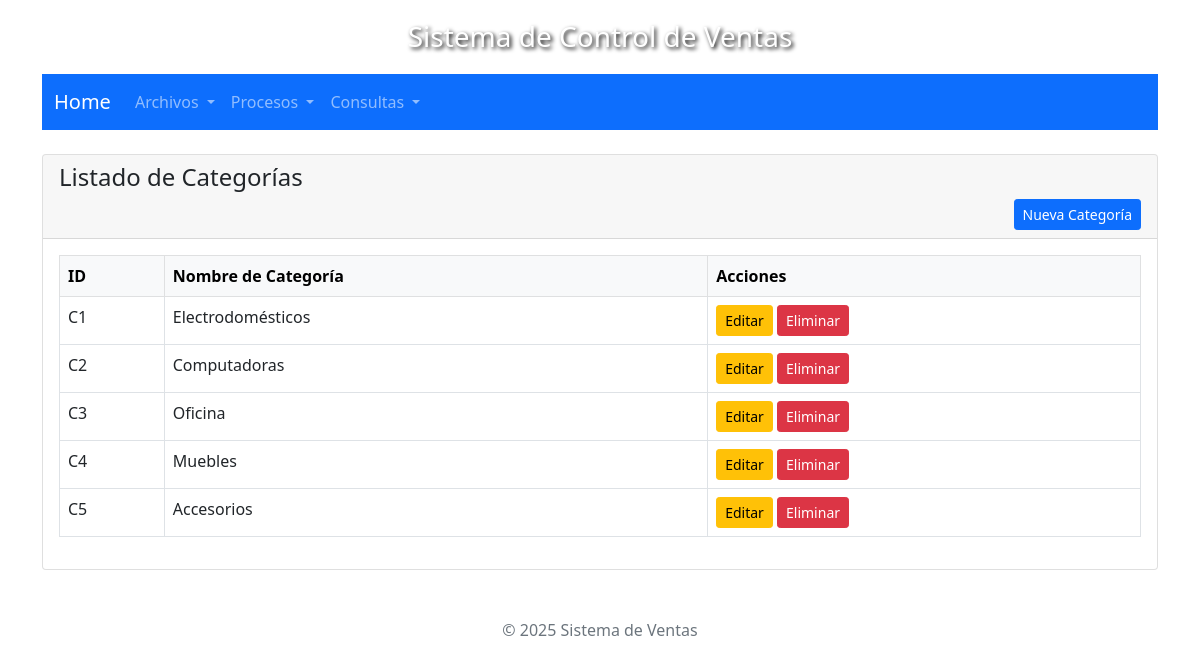
The app's page /sisventas/vista/categorias/listado.php with its own data.
### tables this page shows
CREATE TABLE `categorias` (
  `idcategoria` char(2) NOT NULL,
  `nomcategoria` varchar(128) DEFAULT NULL
);

### sisventas/modelo/Categoria.php (called while the page is built, shortened)
<?php
require_once $_SERVER['DOCUMENT_ROOT'] . "/sisventas/includes/db.php";
class Categoria {
    private $pdo;
    public function __construct() {
        $conexion = new DBConection();
        $this->pdo = $conexion->conectar();
    }
    public function listar() {
        $stmt = $this->pdo->prepare("SELECT * FROM categorias");
        $stmt->execute();
        return $stmt->fetchAll(PDO::FETCH_ASSOC);
    }
}

### sisventas/includes/db.php (called while the page is built, shortened)
<?php
class DBConection {
    public function conectar() {
        try {
            $this->pdo = new PDO("mysql:host=" . DB_HOST . ";dbname=" . DB_NAME, DB_USER, DB_PASS);
            $this->pdo->setAttribute(PDO::ATTR_ERRMODE, PDO::ERRMODE_EXCEPTION);
            $this->pdo->exec("SET NAMES utf8");
            return $this->pdo;
        } catch (PDOException $e) {
            die("Error de conexión: " . $e->getMessage());
        }
    }
}
?>

### sisventas/controlador/CategoriaControlador.php (called while the page is built, shortened)
<?php
require_once $_SERVER['DOCUMENT_ROOT'] . "/sisventas/modelo/Categoria.php";
class CategoriaControlador {
    private $modelo;
    public function __construct() {
        $this->modelo = new Categoria();
    }
    public function listarCategorias() {
        return $this->modelo->listar();
    }
}

### sisventas/vista/categorias/listado.php (the view, shortened to what this page needs)
<?php
require_once $_SERVER['DOCUMENT_ROOT'] . "/sisventas/vista/layout/header.php";
require_once $_SERVER['DOCUMENT_ROOT'] . "/sisventas/vista/layout/navbar.php";
require_once $_SERVER['DOCUMENT_ROOT'] . "/sisventas/controlador/CategoriaControlador.php";
$controlador = new CategoriaControlador();
$categorias = $controlador->listarCategorias();
?>
<div class="card">
    <div class="card-header">
        <h4>Listado de Categorías</h4>
        <a href="registrar.php" class="btn btn-primary btn-sm float-end">Nueva Categoría</a>
    </div>
    <div class="card-body">
        <table class="table table-bordered table-hover">
            <thead class="table-light">
                <tr>
                    <th>ID</th>
                    <th>Nombre de Categoría</th>
                    <th>Acciones</th>
                </tr>
            </thead>
            <tbody>
                <?php foreach ($categorias as $c): ?>
                    <tr>
                        <td><?= $c["idcategoria"] ?></td>
                        <td><?= $c["nomcategoria"] ?></td>
                        <td>
                            <a href="editar.php?id=<?= $c['idcategoria'] ?>" class="btn btn-warning btn-sm">Editar</a>
                            <a href="eliminar.php?id=<?= $c['idcategoria'] ?>" class="btn btn-danger btn-sm" onclick="return confirm('¿Eliminar esta categoría?')">Eliminar</a>
                        </td>
                    </tr>
                <?php endforeach ?>
            </tbody>
        </table>
    </div>
</div>
<?php require_once $_SERVER['DOCUMENT_ROOT'] . "/sisventas/vista/layout/footer.php"; ?>

### sisventas/vista/layout/header.php (style rules this page uses)
body { background-size: cover; background-repeat: no-repeat; background-attachment: fixed; background-position: center; padding: 20px; }

### records on screen
categorias: idcategoria "C1", nomcategoria "Electrodomésticos"
categorias: idcategoria "C2", nomcategoria "Computadoras"
categorias: idcategoria "C3", nomcategoria "Oficina"
categorias: idcategoria "C4", nomcategoria "Muebles"
categorias: idcategoria "C5", nomcategoria "Accesorios"
